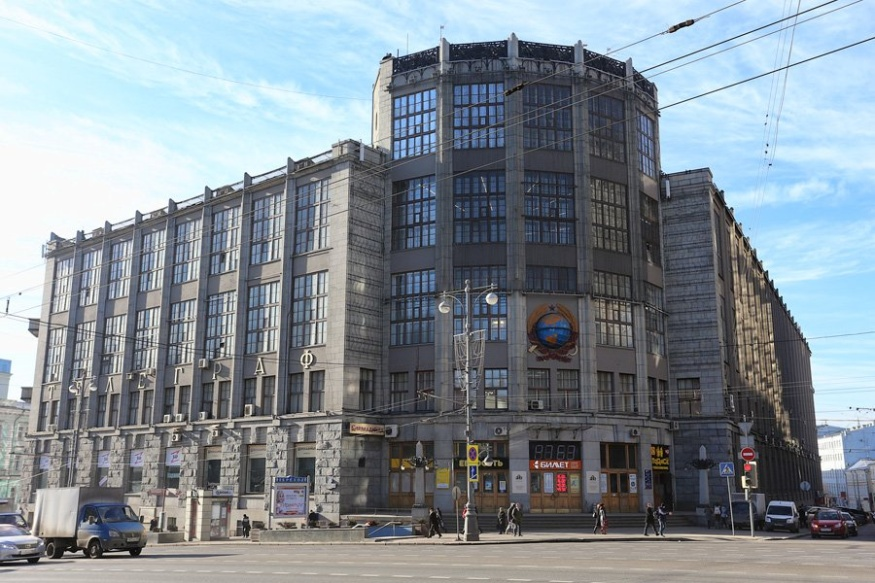
#> input picture Неделя 8. Ускоренные градиентные методы. Идея метода сопряженных градиентов/campus.jpg, 875 x 583 px
$ jupyter execute 'Неделя 8_Методы оптимизации_ДЗ.ipynb'
#> lines starting #> are read from the running program, lines starting #| are printed output that depends on the picture
# Домашнее задание 8 (10 pts)

Сопряжённые градиенты, тяжёлый шарик и метод Нестерова. Схемы итераций — на слайдах лекции, в задании они не повторяются.

На неделе 7 градиентный спуск с шагом $1/L$ на $\mu$-сильно выпуклой задаче тратит порядка $\kappa=L/\mu$ итераций. У методов этой недели в оценке стоит $\sqrt{\kappa}$.

База сравнения всюду одна — градиентный спуск с шагом $1/L$. По горизонтали откладывайте число умножений на матрицу или число вызовов градиента: у этих методов его один на итерацию.

Графики и письменный вывод обязательны в каждом пункте. Без комментария баллы за пункт не ставятся.

[cell 1]
import numpy as np
import matplotlib.pyplot as plt

## Задача 1 (4 pts). Стационарная температура пластины

Квадратная пластина $(0,1)^2$, на границе температура нулевая, внутри два нагревателя. В стационаре

$$
-\Delta u = f.
$$

На сетке $n\times n$ внутренних узлов с шагом $h=1/(n+1)$ пятиточечный шаблон даёт систему $\mathbf{A}\mathbf{u}=\mathbf{b}$ с $\mathbf{A}=\mathbf{A}^\top\succ 0$. Саму матрицу не хранят: `apply_A` по вектору длины $n^2$ возвращает $\mathbf{A}\mathbf{u}$. Одно такое умножение — одна итерация каждого метода ниже.

Собственные значения шаблона

$$
\lambda_{p,q}
=
4\sin^2\frac{p\pi}{2(n+1)}
+
4\sin^2\frac{q\pi}{2(n+1)},
\qquad p,q=1,\ldots,n.
$$

Крайние из них, они же $\mu$ и $L$ квадратичной задачи,

$$
\mu=\lambda_{1,1}=8\sin^2\frac{\pi}{2(n+1)},
\qquad
L=\lambda_{n,n}=8\cos^2\frac{\pi}{2(n+1)},
\qquad
\kappa=\frac{L}{\mu}.
$$

Минимизируется энергия

$$
f(\mathbf{u})=\tfrac12\mathbf{u}^\top\mathbf{A}\mathbf{u}-\mathbf{b}^\top\mathbf{u}.
$$

Её градиент $\mathbf{g}(\mathbf{u})=\mathbf{A}\mathbf{u}-\mathbf{b}$ — невязка системы, минимум совпадает с решением. За $f^\star$ возьмите значение в точке, куда сопряжённые градиенты приходят с относительной невязкой $10^{-12}$.

Рассмотрим методы с лекции: градиентный спуск идёт с шагом $1/L$, тяжёлый шарик с оптимальными параметрами и линейный метод сопряжённых градиентов.

1. **(1.5 pts)** Возьмите $n=32$ и старт в нуле. Доведите относительную невязку $\|\mathbf{g}_k\|/\|\mathbf{g}_0\|$ до $10^{-6}$, бюджет — 8000 итераций.

   На одном графике с логарифмической осью $y$ покажите невязку трёх методов. В таблице приведите число итераций, $\kappa$ и $\sqrt{\kappa}$.

   Отдельно постройте $f(\mathbf{u}_k)-f^\star$ для сопряжённых градиентов и для тяжёлого шарика. Для каждого метода ответьте: убывает ли значение на каждом шаге и убывает ли невязка. Это разные свойства.

2. **(1.5 pts)** Для $n\in\{16,32,48,64\}$ доведите ту же невязку до $10^{-4}$. Бюджет градиентного спуска — 20000 итераций; если бюджета не хватило для сходимости, отметьте это.

   Постройте число итераций против $\kappa$ и против $\sqrt{\kappa}$. К какой из двух зависимостей ложится градиентный спуск и к какой — тяжёлый шарик и сопряжённые градиенты?

   Для $n=64$ нарисуйте две карты температуры в одной цветовой шкале: решение сопряжённых градиентов и точку градиентного спуска после стольких же итераций. По карте должно быть видно, успел ли градиентный спуск прогреть пластину за бюджет, которого хватило сопряжённым градиентам.

3. **(1 pt)** На $n=32$ запустите тяжёлый шарик на 200 итераций трижды: с верным $\mu$, с $\mu/10$ и с $\mu/100$. Величину $L$ не меняйте. На одном графике — относительная невязка, рядом — три получившихся $\beta$.

Объясните, почему заниженное $\mu$ увеличивает инерцию и за те же 200 шагов оставляет большую невязку.

[cell 2]
def apply_A(u, n):
    """Пятиточечный лапласиан, снаружи сетки значение 0. Один вызов — одно умножение на A."""
    U = np.asarray(u, dtype=float).reshape(n, n)
    AU = 4.0 * U
    AU[:, 1:] -= U[:, :-1]
    AU[:, :-1] -= U[:, 1:]
    AU[1:, :] -= U[:-1, :]
    AU[:-1, :] -= U[1:, :]
    return AU.ravel()


def grid_rhs(n):
    """Правая часть: два нагревателя. Множитель h^2 переводит шаблон в аппроксимацию -Δu = f."""
    h = 1.0 / (n + 1)
    t = np.arange(1, n + 1) * h
    x, y = np.meshgrid(t, t, indexing="ij")
    source = np.exp(-((x - 0.35) ** 2 + (y - 0.62) ** 2) / 0.015)
    source += 0.7 * np.exp(-((x - 0.72) ** 2 + (y - 0.30) ** 2) / 0.008)
    return (h ** 2) * source.ravel()


def laplacian_bounds(n):
    """Точные μ и L пятиточечного шаблона."""
    s = np.sin(np.pi / (2 * (n + 1)))
    c = np.cos(np.pi / (2 * (n + 1)))
    return 8.0 * s ** 2, 8.0 * c ** 2

## Задача 2 (3 pts). Смазанный снимок

Камера сдвинулась за время выдержки и снимок смазался. Смазывание моделируется через свёртку резкого кадра с гауссовым ядром и шум:

$$
\mathbf{b}=\mathbf{K}\mathbf{u}_{\mathrm{sharp}}+\boldsymbol{\varepsilon}.
$$

Ядро на сетке $n\times n$ — гауссиан ширины $\sigma$ в пикселях. По периодической границе расстояние от узла до начала счёта $d(i)=\min(i,n-i)$,

$$
k_{ij}
=
C\exp\Bigl(-\frac{d(i)^2+d(j)^2}{2\sigma^2}\Bigr),
\qquad
\sum_{i,j}k_{ij}=1.
$$

Константа $C$ нормирует ядро на единицу. В коде $\sigma$ — это `sigma_blur`.

Свёртка $(\mathbf{K}\mathbf{u})$ с тем же периодом:

$$
(\mathbf{K}\mathbf{u})_{pq}
=
\sum_{a=0}^{n-1}\sum_{b=0}^{n-1}
k_{ab}\,u_{p-a,\,q-b},
$$

индексы $p-a$ и $q-b$ берутся по модулю $n$. Преобразование Фурье заменяет эту сумму произведением: собственные значения $\mathbf{K}$ — фурье-образ ядра, их возвращает `blur_eigs`.

Восстанавливается кадр $\mathbf{u}$. Штраф $\mu$ удерживает частоты, которые размытие почти занулило: без него шум на этих частотах раздувается в ложный рисунок.

$$
f(\mathbf{u})
=
\frac12\|\mathbf{K}\mathbf{u}-\mathbf{b}\|^2
+
\frac{\mu}{2}\|\mathbf{u}\|^2.
$$

Резкий кадр — файл `campus.jpg`. В $f$ этот кадр не входит: он нужен для оценки ошибки восстановления и для визуализации.
Ядро чётное, поэтому $\mathbf{K}=\mathbf{K}^\top$. Гессиан

$$
\mathbf{H}=\mathbf{K}^\top\mathbf{K}+\mu\mathbf{I}
$$

на вектор действует двумя свёртками, $\mathbf{H}\mathbf{v}=\mathbf{K}(\mathbf{K}\mathbf{v})+\mu\mathbf{v}$. Один вызов `apply_H` — одна итерация. Матрицу $n^2\times n^2$ не собирают. Спектр $\mathbf{H}$ лежит в $[\mu_H, L]$,

$$
\mu_H=\min_i\lambda_i(\mathbf{K})^2+\mu,
\qquad
L=\max_i\lambda_i(\mathbf{K})^2+\mu,
\qquad
\kappa=\frac{L}{\mu_H}.
$$

Градиент $\mathbf{g}(\mathbf{u})=\mathbf{H}\mathbf{u}-\mathbf{K}\mathbf{b}$. Вектор $\mathbf{K}\mathbf{b}$ посчитайте один раз.

Методы задачи 1 переносятся сюда: градиентный спуск с шагом $1/L$, тяжёлый шарик, сопряжённые градиенты. В формуле Поляка стоит $\mu_H$, а не штраф $\mu$. К ним добавляется метод Нестерова (определите подходящую версию метода) с шагом $1/L$. Старт в нуле. За $f^\star$ возьмите значение после сопряжённых градиентов с относительной невязкой $10^{-12}$. При другом $\mu$ заново посчитайте $\mu_H$, $L$, $\kappa$ и $f^\star$.

1. **(1.5 pts)** Возьмите штраф $\mu=10^{-4}$ из кода. Посчитайте $\kappa$. Запустите четыре метода, бюджет — 30000 итераций.

   На одном графике с логарифмической осью $y$ покажите $f(\mathbf{u}_k)-f^\star$. В таблице — $\kappa$, $\sqrt{\kappa}$ и итерация, на которой зазор впервые меньше $10^{-4}$. Если бюджет кончился раньше, так и запишите.

   На втором графике — средняя ошибка относительно резкого кадра,

$$
\mathrm{MSE}
=
\frac{1}{n^2}\|\mathbf{u}_k-\mathbf{u}_{\mathrm{sharp}}\|^2.
$$

   В итерации, где сопряжённые градиенты впервые берут допуск по зазору, нарисуйте четыре кадра: резкий кадр, наблюдение $\mathbf{b}$, восстановление сопряжённых градиентов и восстановление с помощью градиентного спуска. Ответьте, у какого метода в этот момент меньше зазор $f-f^\star$ и у какого меньше MSE. Зазор сравнивает кадр с наблюдением $\mathbf{b}$ и со штрафом, MSE сравнивает его с резким снимком.

2. **(1.5 pts)** Повторите эксперименты с четырьмя методами для $\mu\in\{10^{-2},\,10^{-3},\,10^{-4}\}$. Допуск по зазору $10^{-4}$, бюджет 30000. Для каждого $\mu$ заново посчитайте $\mu_H$, $L$, $\kappa$ и $f^\star$.

   Постройте число итераций против $\kappa$ и против $\sqrt{\kappa}$. К какой зависимости ложится градиентный спуск и к какой — тяжёлый шарик, метод Нестерова и сопряжённые градиенты?

   Для $\mu=10^{-4}$ постройте собственные значения $\mathbf{H}$ по возрастанию, ось $y$ логарифмическая. Спектр гауссова размытия спадает гладко, отдельных куч в нём нет. Поэтому число итераций сопряжённых градиентов остаётся порядка $\sqrt{\kappa}$: конечная остановка в размерности $n^2=262144$ лежит далеко за этим пределом.

[cell 3]
def blur_eigs(n, sigma):
    """Собственные значения гауссовой свёртки с периодической границей."""
    ax = np.arange(n)
    dist = np.minimum(ax, n - ax).astype(float)
    xx, yy = np.meshgrid(dist, dist, indexing="ij")
    ker = np.exp(-(xx ** 2 + yy ** 2) / (2.0 * sigma ** 2))
    ker /= ker.sum()
    return np.fft.fft2(ker).real


def apply_K(u, eigvals):
    """Одна свёртка. eigvals — то, что вернул blur_eigs."""
    U = np.asarray(u, dtype=float).reshape(eigvals.shape)
    return np.fft.ifft2(eigvals * np.fft.fft2(U)).real.ravel()


def apply_H(u, eigvals, mu):
    """H v = K(Kv) + μ v. Один вызов — одна итерация."""
    v = np.asarray(u, dtype=float).ravel()
    return apply_K(apply_K(v, eigvals), eigvals) + mu * v


def load_sharp(path, n):
    """Яркость campus.jpg: центральный квадрат n×n исходных пикселей.
    В целевую функцию не входит.
    """
#> called with path = 'campus.jpg', n = 512
    rgb = np.asarray(plt.imread(path), dtype=float)
    if rgb.max() > 1.5:
        rgb = rgb / 255.0
    gray = rgb[..., :3] @ np.array([0.2989, 0.5870, 0.1140])
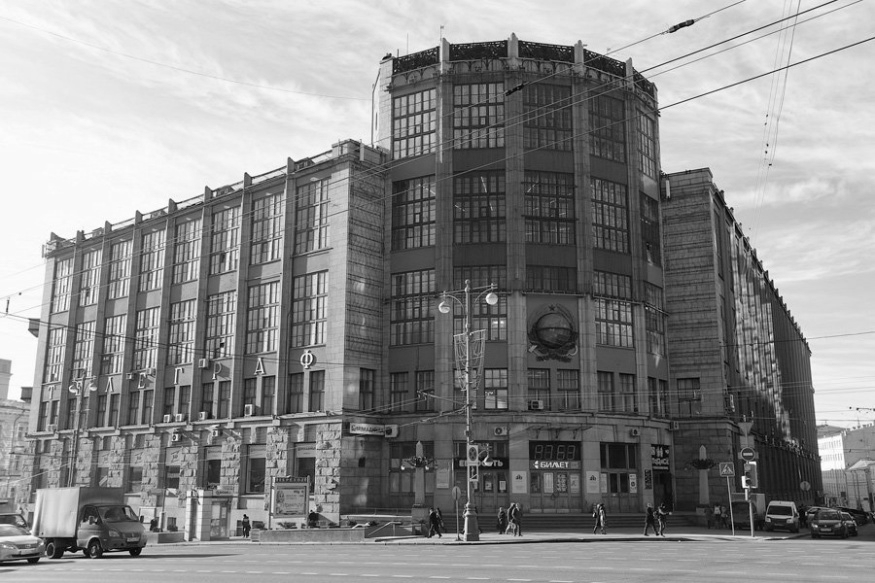
#> gray: shape (583, 875) float64; min 0.000894, max 1, mean 0.548
    height, width = gray.shape
#> height = 583; width = 875
    top = (height - n) // 2
#> top = 35
    left = (width - n) // 2
#> left = 181
    return gray[top:top + n, left:left + n]
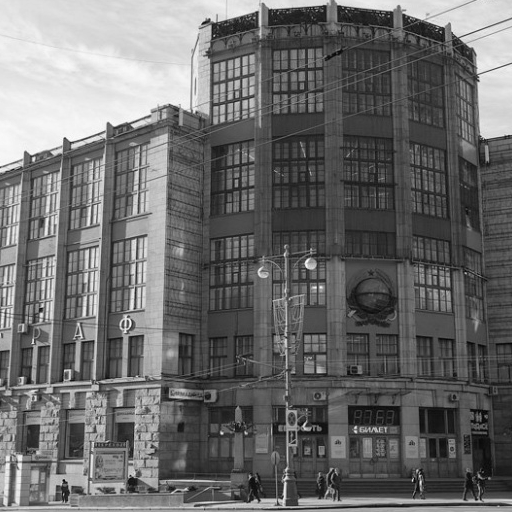
#> returned value: shape (512, 512) float64; min 0.00369, max 0.989, mean 0.424


n = 512
sigma_blur = 2.0
mu_penalty = 1e-4
eigvals = blur_eigs(n, sigma_blur)
sharp = load_sharp("campus.jpg", n).ravel()
rng = np.random.default_rng(8)
blurred = apply_K(sharp, eigvals)
b = blurred + 0.1 * np.std(blurred) * rng.normal(size=blurred.shape)
plt.imshow(sharp.reshape(n, n), cmap="gray", vmin=0, vmax=1)
plt.show()
plt.imshow(b.reshape(n, n), cmap="gray", vmin=0, vmax=1)
# Место для вашего решения
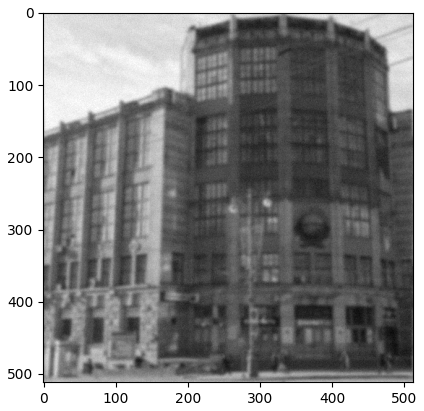
#> figure drawn by matplotlib, 1 panel

## Задача 3 (3 pts). Две спектральные линии

Спектрометр записал сумму двух линий $\mathbf{y}$. Ширина $\sigma$ и интенсивности $a_1$, $a_2$ известны по калибровке прибора, положения $m_1$ и $m_2$ — нет. На сетке $x_i$

$$
\varphi_\sigma(t)=\exp\!\left(-\frac{t^2}{2\sigma^2}\right),
\qquad
\mathbf{s}_i(\mathbf{m})
=
\,a_1\,\varphi_\sigma(x_i-m_1)
+
\,a_2\,\varphi_\sigma(x_i-m_2).
$$

Подгоняется средний квадрат невязки

$$
\,f(\mathbf{m})
=
\frac1{2N}\|\mathbf{s}(\mathbf{m})-\mathbf{y}\|^2.
$$

Первая компонента несёт амплитуду $a_1=1$, вторая — $a_2=0{,}55$. Переставить положения значит повесить большую амплитуду на слабую линию: это другой вектор и другое значение $f$. Истинные положения в $f$ не входят.

Градиент $f$ по положениям нужно вывести и реализовать в пункте 1. Постоянной матрицы $\mathbf{A}$ нет, поэтому схема сопряжённых градиентов из задачи 1 к этой $f$ не переносится. Но переносится обобщение на неквадратичную задачу (метод Полака-Рибьера).

Целевая функция $f$ гладкая и невыпуклая. В начале координат оба собственных значения гессиана отрицательны, так что константы сильной выпуклости на всём пространстве нет. Локальных минимумов несколько. В каждом градиент обращается в нуль, а значения $f$ различаются на порядки.

Итерации тяжёлого шарика, метода Нестерова с и без рестартов а также метд Полака-Рибьера были приведены на слайдах.

1. **(1 pt)** Выведите $\partial f/\partial m_j$ и реализуйте `loss_and_grad(means)`. Функция возвращает значение $f$ и градиент длины 2. Модель $\mathbf{s}(\mathbf{m})$ уже есть в `spectrum`.

   Проверка — в точке $(-1{,}2,\, 0{,}8)$ сравните с результатом автоматического дифференцирования.

2. **(1 pt)** Запустите градиентный спуск с шагом $1/L$ из трёх стартов, которые лежат в коде. Бюджет — 500 вызовов градиента. Оцените $L$, чтобы наблюдалась наилучшая сходимость.

   На квадрате $[-5,5]^2$ нарисуйте линии уровня $f$ и три траектории. В таблице — финальные $(m_1,m_2)$, значение $f$ и $\|f'\|$. Для каждого старта нарисуйте запись $\mathbf{y}$ и спектр $\mathbf{s}(\mathbf{m})$, который даёт `spectrum`.

   В комментарии:

   - убывает ли $f$ на каждом шаге;
   - в каких финальных точках градиент уже мал, а $f$ далеко от наименьшего из трёх значений;
   - почему проверка $\|f'\|<\varepsilon$ не отличает глобальный минимум, когда выпуклости нет;
   - что именно сломалось в двух худших подгонках: амплитуды сели на чужие линии или обе компоненты съехались на одном пике.

3. **(1 pt)** Возьмите старт $(-1{,}2,\, 0{,}8)$. Запустите из этой же точки метод тяжёлого шарика, метод Нестерова с рестартом и без и нелинейный метод сопряжённых градиентов.
Бюджет — 2000 вызовов градиента. Сравните сходимость методов и проанализируйте траектории.
   В комментарии:
   - убывает ли $f$ на каждом шаге;
   - сколько раз сработал рестарт и что на этой $f$ видно у схемы с $t_k$ без рестарта.

[cell 4]
def spectrum(means):
    """Модель s(m) на сетке x."""
    means = np.asarray(means, dtype=float)
    s = np.zeros_like(x)
    for amp, center in zip((a1, a2), means):
        s += amp * np.exp(-0.5 * ((x - center) / sigma) ** 2)
    return s


def loss_and_grad(means):
    """Пункт 1. Верните f(m) и градиент по двум положениям.
    Один вызов — одна итерация.
    """
    raise NotImplementedError


N = 120
x = np.linspace(-7.0, 7.0, N)
sigma = 0.6
a1, a2 = 1.0, 0.55
L = 0.15
rng = np.random.default_rng(3)
m_true = np.array([-2.4, 2.0])
y = spectrum(m_true) + 0.015 * rng.normal(size=N)

starts = (
    np.array([-1.2, 0.8]),
    np.array([1.2, -1.0]),
    np.array([-3.2, -1.2]),
)

# Место для вашего решения
